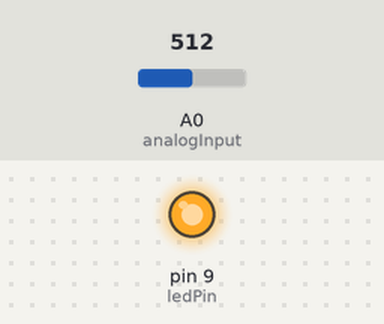
The sketch below on a simulated Arduino Uno, built with avr-gcc and run on an emulated ATmega328P. Shown: output pins drawn as LEDs (lit = HIGH). Inputs (shaded band) come from the test bench; at power-on: A0 (analogInput) = 512.

Above: at 2.8 s.
2.9 s: A0 (analogInput) set to 122
7.5 s: A0 (analogInput) set to 0
10.2 s: A0 (analogInput) set to 306
At 11.3 s:
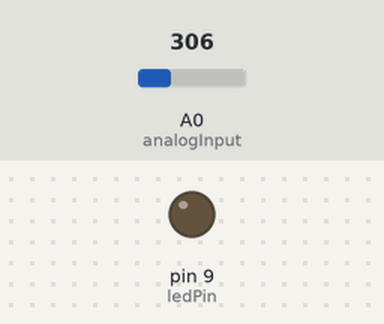
Timing chart, 0 to 20.1 s (numbered marks = the images above; inputs shaded):
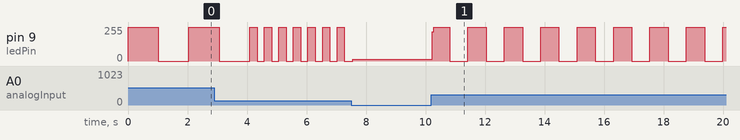

The sketch:

sketch_jun6c.ino
```cpp
const int analogInput=A0;
const int ledPin=9;

void setup() {

pinMode(analogInput,INPUT);
Serial.begin(9600);
pinMode(ledPin,OUTPUT);

}

void loop() {

int value=analogRead(analogInput);

int ledValue=map(value,0,1023,0,2046);

digitalWrite(ledPin,HIGH);

delay(ledValue);

digitalWrite(ledPin,LOW);

delay(ledValue);


analogWrite(ledPin,ledValue);
}
```

Measured:
- after the input at 10.2 s, pin 9 (ledPin): 12/255 → 220/255 at once, then repeats every 1.1 s: 255/255 0.54 s, 0/255 0.61 s
- by itself, pin 9 (ledPin): repeats every 0.49 s: 255/255 0.24 s, 0/255 0.24 s
